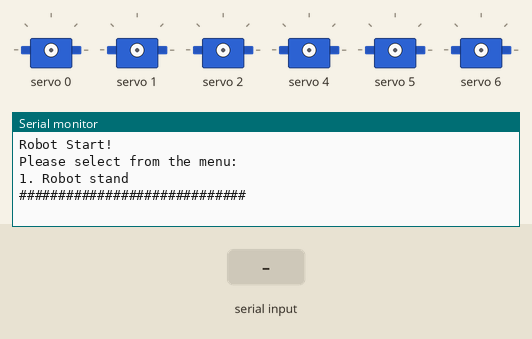
Simulated run of this sketch. Board: Arduino Uno, built with avr-gcc and run on an emulated ATmega328P. Shown: 6 × servo, the last lines printed to the serial monitor. The test bench sets the inputs (shaded band).

Above: at 1.2 s.
1.3 s: "1\n" received over Serial
At 2.1 s:
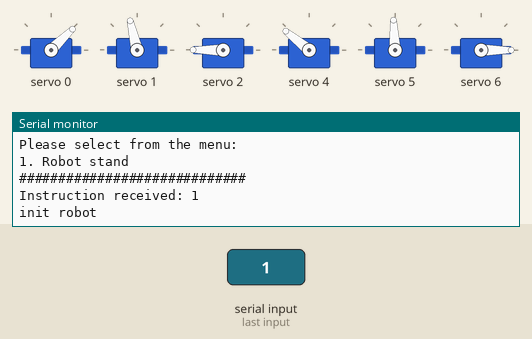
2.9 s: "90,45\n" received over Serial
At 3.8 s:
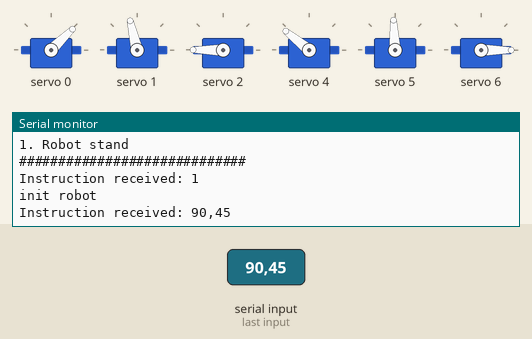

Measured:
- after the input at 1.3 s, the serial monitor: prints a new line after 0.10 s (image 1)
- after the input at 2.9 s, the serial monitor: prints a new line after 0.50 s (image 2)

The sketch:

Quadruped.ino
```cpp
#include <Wire.h>
#include <Adafruit_PWMServoDriver.h>

Adafruit_PWMServoDriver pwm = Adafruit_PWMServoDriver();
const uint8_t SERVO_PWM_FREQ {50};    // 50 Hz

void setup() {
  Serial.begin(9600);
  Serial.println("Robot Start!");
  Serial.println("Please select from the menu: ");
  Serial.println("1. Robot stand");
  Serial.println("#############################");

  pwm.begin();
  delay(50);
  pwm.setPWMFreq(SERVO_PWM_FREQ);
  reset_robot();
}

void set_servo_pulse(uint8_t n, double pulse) {
  double pulselength;

  pulselength = 1000000;   // 1,000,000 us per second
  pulselength /= SERVO_PWM_FREQ;
  // Serial.print(pulselength); Serial.println(" us per period");
  pulselength /= 4096;  // 12 bits of resolution
  // Serial.print(pulselength); Serial.println(" us per bit");
  pulse *= 1000;
  pulse /= pulselength;
  // Serial.println(pulse);
  pwm.setPWM(n, 0, pulse);
}

void write_servo_ang(uint8_t n,uint8_t angle){
  double pulse;
  pulse=0.5+angle/90.0;
  set_servo_pulse(n,pulse);
}


/***
 * Params:
 *   alpha: Rate of convergence
 *   mu: control the amplitude of the output signals, Ah = sqrt(mu)
 *   Ah: Amplitude of the hip joint control signal
 *   Ak: Amplitude of the knee joint control signal
 *   beta: Duty cycle of the support phase (Load Factor)
 *         omega_st / omega_sw = (1 - beta) / beta
 *   omega_sw: Frequency of the swing phase
 *   omega_st: Frequency of the support phase
 *   a: rate of the change between omega_sw and omega_st
 *   u: (optional, default 0), feedback, EX: u1 <=> x1, u2<=> y2...
 *
 * Outputs:
 *   x1 => LF
 *   x2 => RF
 *   x3 => LH
 *   x4 => RH
 *
 * x, the output of the oscillator, is control signal for hip joint
 * the Ascending part is in the swing phase
 * the Descending part is in support phase (when the knee joint is frozen)
*/

/*
const uint16_t SERVOMIN {102};
const uint16_t SERVOMAX {512};
uint8_t alpha {100};
double Ah {0.2};
double Ak {0.1};
uint8_t a {10};
double omega_sw {3 * M_PI};

// servo init angle with model coordinate
double servo_int_ang[12] {
  45, 100, 180, 135, 90, 0, 135, 90, 0, 45, 90, 180
};
int8_t servo_dir[12] {
  1, -1, -1, -1, 1, 1, -1, -1, 1, 1, 1, -1
};

// hip0, hip1, knee
double servo_num[12] {
  0, 1, 2,
  3, 4, 5,
  6, 7, 8,
  9, 10, 11
};
//        LF,   RF,     RH,     LF
// walk   0,    0.5,    0.25,   0.75
// trot   0,    0.5,    0,      0.5
double phi[4] {0, 0.5, 0.25, 0.75};
double beta {0.5};

// current angle rad buffer
double current_rad[12] {};
*/
const uint16_t SERVOMIN {102};
const uint16_t SERVOMAX {512};

// servo init angle with model coordinate
double servo_int_ang[12] {
  45, 100, 180, 135, 90, 0, 135, 90, 0, 45, 90, 180
};

int8_t servo_dir[12] {
  1, -1, -1, -1, 1, 1, -1, -1, 1, 1, 1, -1
};

// hip0, hip1, knee
double servo_num[12] {
  0, 1, 2,
  3, 4, 5,
  6, 7, 8,
  9, 10, 11
};

void reset_robot(){
  pwm.setPWM(0, 0, 0);
  pwm.setPWM(1, 0, 0);
  pwm.setPWM(2, 0, 0);
  pwm.setPWM(3, 0, 0);
  pwm.setPWM(4, 0, 0);
  pwm.setPWM(5, 0, 0);
  pwm.setPWM(6, 0, 0);
}

// init STAND state
void init_robot() {
  Serial.println("init robot");

  write_servo_ang(0, 45);
  write_servo_ang(1, 100);
  write_servo_ang(2, 180);

  write_servo_ang(4, 135);
  write_servo_ang(5, 90);
  write_servo_ang(6, 0);

//  write_servo_ang(8, 135);
//  write_servo_ang(9, 90);
//  write_servo_ang(10, 0);
}

String input_str = "";
void loop() {
  if (Serial.available() > 0) {
    if (Serial.peek() != '\n') {
      input_str += (char)Serial.read();
    } else {
      Serial.read();
      Serial.print("Instruction received: ");
      Serial.println(input_str);
      switch (input_str.toInt()) {
        case 1:
          init_robot();
          break;
        case 2:
          reset_robot();
          break;
      }
      input_str = "";
    }
    delay(100);
  }
}
```
